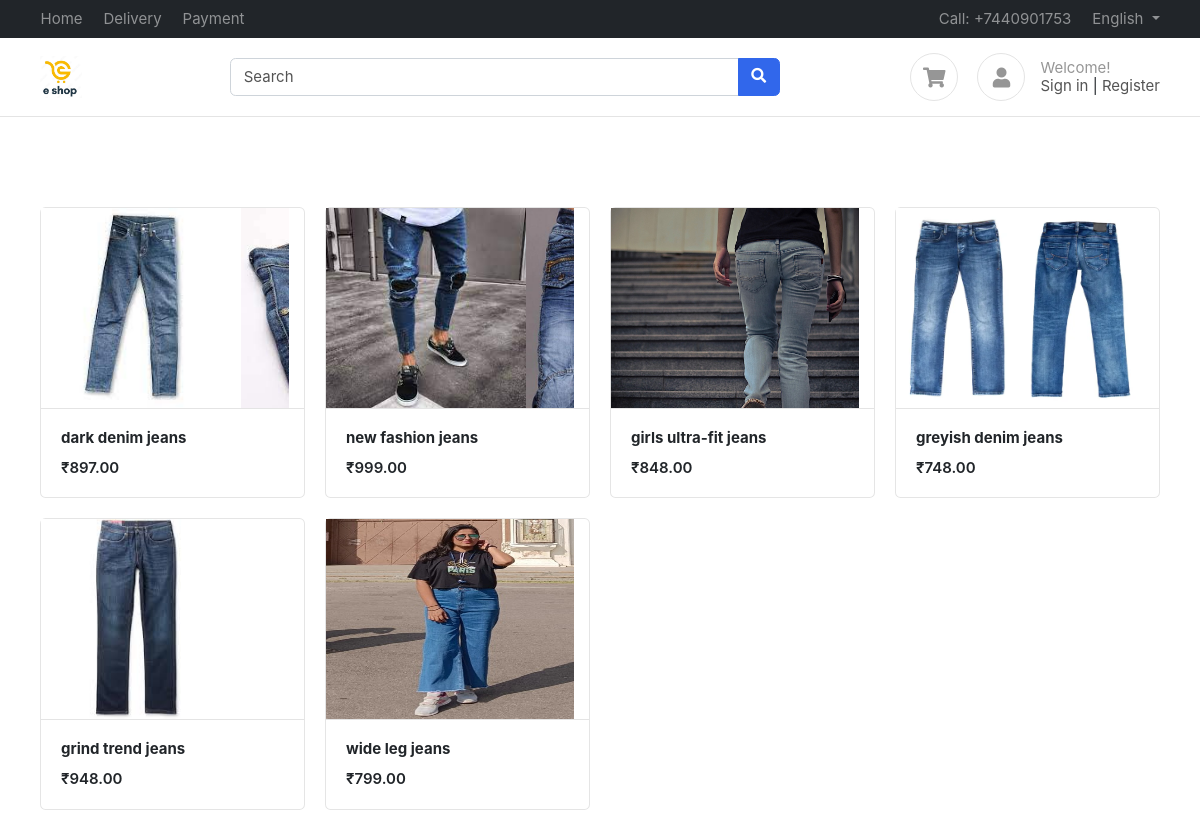
The app's page /product/product_details/jeans, older data.
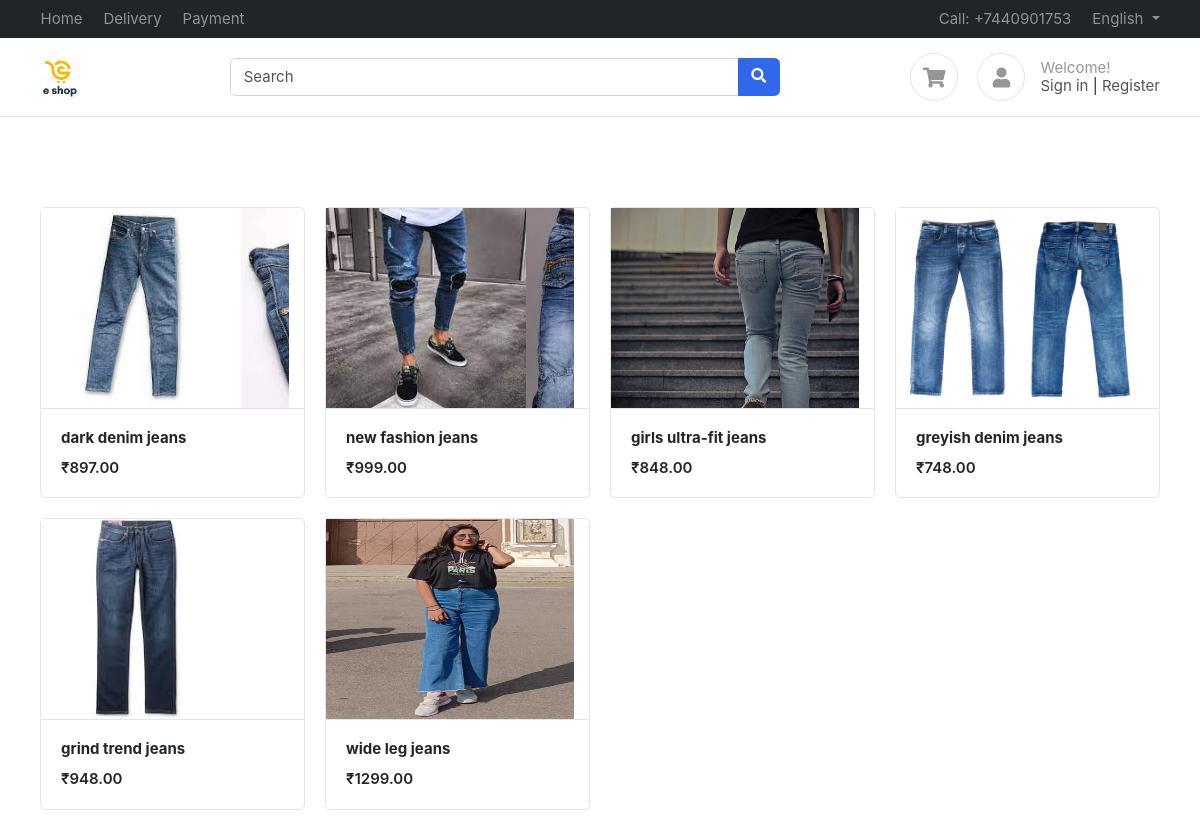
The same page, newer data.
### products/models.py (models this page shows, shortened)
class Product(BaseModel):
    product_name = models.CharField(max_length = 100)
    slug = models.SlugField(unique = True, null = True, blank =True)
    category = models.ForeignKey(Category, on_delete = models.CASCADE, related_name = 'products')
    price = models.IntegerField()
    product_description = models.TextField()
    color_variant = models.ManyToManyField(ColorVariant, blank = True)
    size_variant = models.ManyToManyField(SizeVariant, blank = True)

### products/views.py (the view)
# urls.py: path('product_details/<str:name>' , product_details , name="product_details"),
def product_details(request , name):
    cat = Category.objects.get(category_name=name)
    products = Product.objects.filter(category= cat)
    return render(request  , 'product/product_details.html' , context = {'products' : products})

### templates/product/product_details.html (shortened to what this page needs)
{% extends "base/base.html" %}
{% block start %}
<div class="container mt-5 pt-5">
    <div class="row">
        {% for product in products %}
        <div class="col-md-3">
            <a href="{% url 'get_product' product.slug %}" class="title">
            <figure class="card card-product-grid">
                <div class="d-flex overflow-auto mb-md-0 mr-md-3" >
                    {% for image in product.product_image.all %}
                    <img src="{{ image.image.url }}" height="200px" width="265px"  alt="no image" >
                {% endfor %}
                </div>
                <figcaption class="info-wrap border-top">
                        <b>{{ product.product_name }}</b></a>
                    <div class="price mt-2">₹{{ product.price }}.00</div>
        </div>
        {% endfor %}
    </div>
</div>
{% endblock %}

Row changes from the older to the newer data that the page shows:
changed Product "wide leg jeans": price "799" → "1299"
